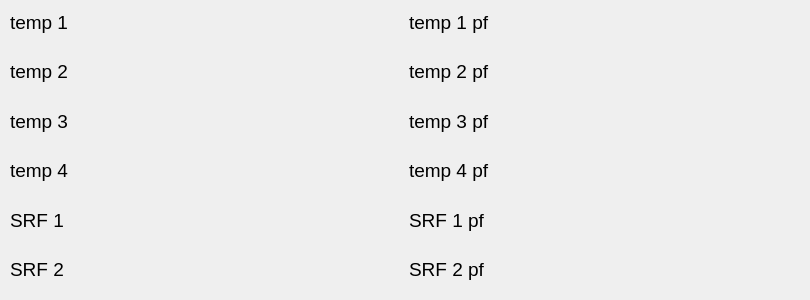
        <widget class="QWidget" name="srf_temp">
         <widget class="QWidget" name="verticalLayoutWidget_5">
          <property name="geometry">
           <rect>
            <x>10</x>
            <y>0</y>
            <width>791</width>
            <height>291</height>
           </rect>
          </property>
          <layout class="QVBoxLayout" name="verticalLayout_6">
           <item>
            <layout class="QHBoxLayout" name="horizontalLayout_36">
             <item>
              <widget class="QLabel" name="srftemp_temp1">
               <property name="font">
                <font>
                 <pointsize>14</pointsize>
                </font>
               </property>
               <property name="text">
                <string>temp 1</string>
               </property>
              </widget>
             </item>
             <item>
              <widget class="QLabel" name="srftemp_temp1_passfail">
               <property name="font">
                <font>
                 <pointsize>14</pointsize>
                </font>
               </property>
               <property name="text">
                <string>temp 1 pf</string>
               </property>
              </widget>
             </item>
            </layout>
           </item>
           <item>
            <layout class="QHBoxLayout" name="horizontalLayout_35">
             <item>
              <widget class="QLabel" name="srftemp_temp2">
               <property name="font">
                <font>
                 <pointsize>14</pointsize>
                </font>
               </property>
               <property name="text">
                <string>temp 2</string>
               </property>
              </widget>
             </item>
             <item>
              <widget class="QLabel" name="srftemp_temp2_passfail">
               <property name="font">
                <font>
                 <pointsize>14</pointsize>
                </font>
               </property>
               <property name="text">
                <string>temp 2 pf</string>
               </property>
              </widget>
             </item>
            </layout>
           </item>
           <item>
            <layout class="QHBoxLayout" name="horizontalLayout_34">
             <item>
              <widget class="QLabel" name="srftemp_temp3">
               <property name="font">
                <font>
                 <pointsize>14</pointsize>
                </font>
               </property>
               <property name="text">
                <string>temp 3</string>
               </property>
              </widget>
             </item>
             <item>
              <widget class="QLabel" name="srftemp_temp3_passfail">
               <property name="font">
                <font>
                 <pointsize>14</pointsize>
                </font>
               </property>
               <property name="text">
                <string>temp 3 pf</string>
               </property>
              </widget>
             </item>
            </layout>
           </item>
           <item>
            <layout class="QHBoxLayout" name="horizontalLayout_30">
             <item>
              <widget class="QLabel" name="srftemp_temp4">
               <property name="font">
                <font>
                 <pointsize>14</pointsize>
                </font>
               </property>
               <property name="text">
                <string>temp 4</string>
               </property>
              </widget>
             </item>
             <item>
              <widget class="QLabel" name="srftemp_temp4_passfail">
               <property name="font">
                <font>
                 <pointsize>14</pointsize>
                </font>
               </property>
               <property name="text">
                <string>temp 4 pf</string>
               </property>
              </widget>
             </item>
            </layout>
           </item>
           <item>
            <layout class="QHBoxLayout" name="horizontalLayout_31">
             <item>
              <widget class="QLabel" name="srftemp_srf1">
               <property name="font">
                <font>
                 <pointsize>14</pointsize>
                </font>
               </property>
               <property name="text">
                <string>SRF 1</string>
               </property>
              </widget>
             </item>
             <item>
              <widget class="QLabel" name="srftemp_srf1_passfail">
               <property name="font">
                <font>
                 <pointsize>14</pointsize>
                </font>
               </property>
               <property name="text">
                <string>SRF 1 pf</string>
               </property>
              </widget>
             </item>
            </layout>
           </item>
           <item>
            <layout class="QHBoxLayout" name="horizontalLayout_33">
             <item>
              <widget class="QLabel" name="srftemp_srf2">
               <property name="font">
                <font>
                 <pointsize>14</pointsize>
                </font>
               </property>
               <property name="text">
                <string>SRF 2</string>
               </property>
              </widget>
             </item>
             <item>
              <widget class="QLabel" name="srftemp_srf2_passfail">
               <property name="font">
                <font>
                 <pointsize>14</pointsize>
                </font>
               </property>
               <property name="text">
                <string>SRF 2 pf</string>
               </property>
              </widget>
             </item>
            </layout>
           </item>
          </layout>
         </widget>
        </widget>
